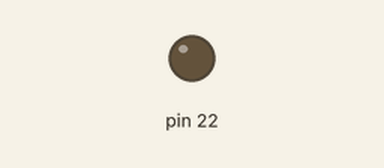
Simulated run of this sketch. Board: Arduino Mega 2560, built with avr-gcc and run on an emulated ATmega2560. Parts: output pins drawn as LEDs (lit = HIGH).

Above: at 0.1 s.
Timing chart, 0 to 1.6 s (numbered marks = the images above):
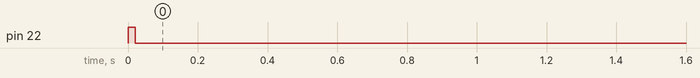

The sketch:

xyz.ino
```cpp
int i = 0;
void setup()
{
  pinMode(22,OUTPUT);
}
void loop()
{
  while(i==0)
{
  digitalWrite(22,HIGH);
  delay(20);
  i++;
}
digitalWrite(22,LOW);
}
```

Measured:
- by itself, pin 22: LOW → HIGH at 0.00 s, → LOW 0.02 s later
